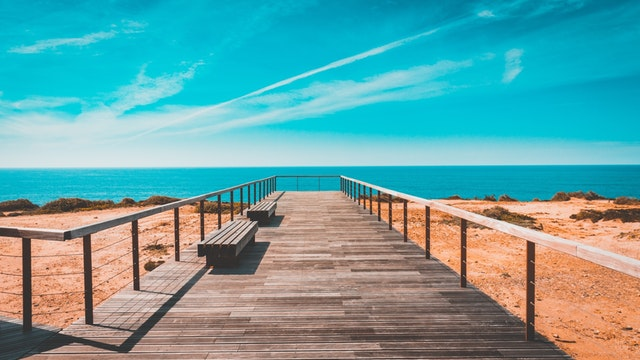
#> input picture image_manipulation/imagenes/imagen1.jpeg, 640 x 360 px
$ python filtros.py
#> lines starting #> are read from the running program, lines starting #| are printed output that depends on the picture
from PIL import Image, ImageFilter

image_orig = Image.open("imagenes/imagen1.jpeg")
#> image_orig is the input picture: PIL image 640x360 RGB; mean R, G, B 104, 163.5, 164.4

# BLUR
imBLUR = image_orig.filter(ImageFilter.BLUR)
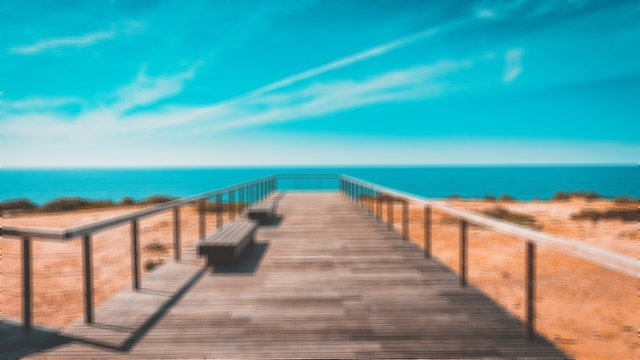
#> imBLUR: PIL image 640x360 RGB; mean R, G, B 104.1, 163.5, 164.4
imBLUR.save("imagenes_proc/filtros/imagen1.filtros_BLUR.jpeg")

# CONTOUR
imCONTOUR = image_orig.filter(ImageFilter.CONTOUR)
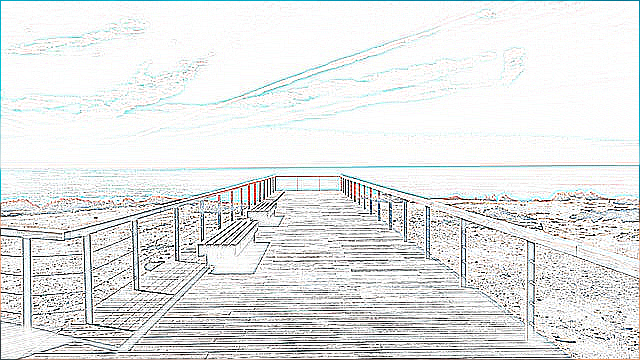
#> imCONTOUR: PIL image 640x360 RGB; mean R, G, B 228.5, 230, 229.8
imCONTOUR.save("imagenes_proc/filtros/imagen1.filtros_CONTOUR.jpeg")

# DETAIL
imDETAIL = image_orig.filter(ImageFilter.DETAIL)
imDETAIL.save("imagenes_proc/filtros/imagen1.filtros_DETAIL.jpeg")

# EDGE_ENHANCE
imEDGE_ENHANCE = image_orig.filter(ImageFilter.EDGE_ENHANCE)
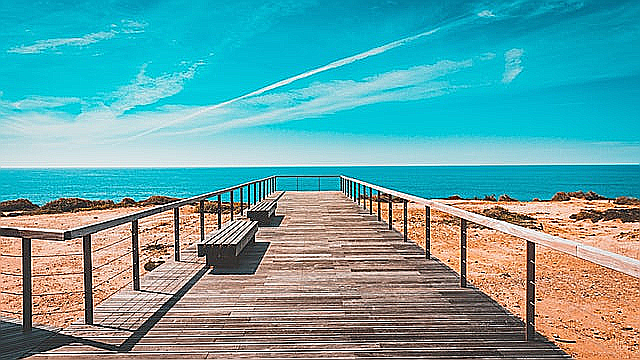
#> imEDGE_ENHANCE: PIL image 640x360 RGB; mean R, G, B 101.8, 163.7, 165.7
imEDGE_ENHANCE.save("imagenes_proc/filtros/imagen1.filtros_EDGE_ENHANCE.jpeg")

# EDGE_ENHANCE_MORE
imEDGE_ENHANCE_MORE = image_orig.filter(ImageFilter.EDGE_ENHANCE_MORE)
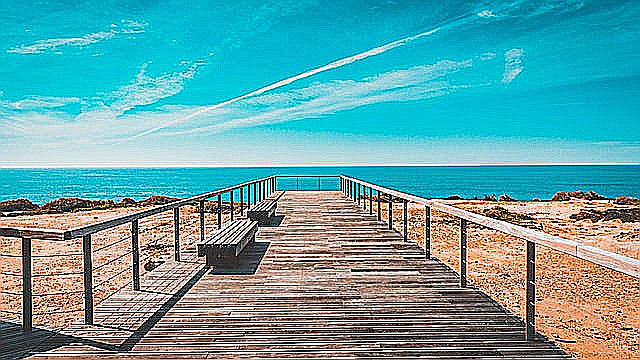
#> imEDGE_ENHANCE_MORE: PIL image 640x360 RGB; mean R, G, B 99.2, 162.6, 166.2
imEDGE_ENHANCE_MORE.save(
    "imagenes_proc/filtros/imagen1.filtros_EDGE_ENHANCE_MORE.jpeg")

# EMBOSS
imEMBOSS = image_orig.filter(ImageFilter.EMBOSS)
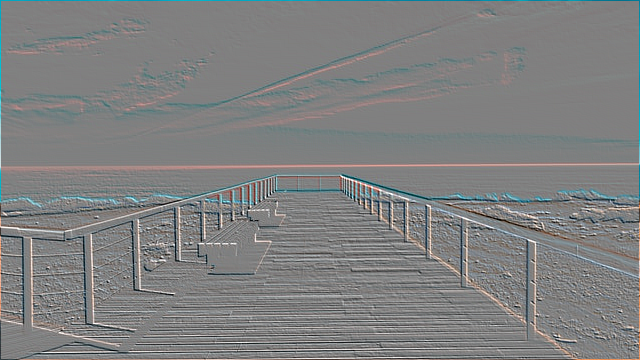
#> imEMBOSS: PIL image 640x360 RGB; mean R, G, B 127.2, 128.2, 128.4
imEMBOSS.save("imagenes_proc/filtros/imagen1.filtros_EMBOSS.jpeg")

# FIND_EDGES
imFIND_EDGES = image_orig.filter(ImageFilter.FIND_EDGES)
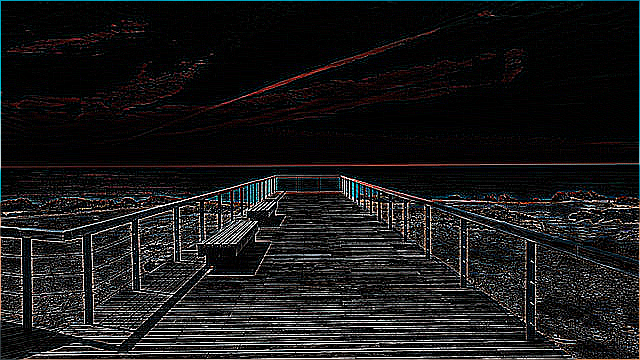
#> imFIND_EDGES: PIL image 640x360 RGB; mean R, G, B 26, 25.5, 25.8
imFIND_EDGES.save("imagenes_proc/filtros/imagen1.filtros_FIND_EDGES.jpeg")

# SHARPEN
imSHARPEN = image_orig.filter(ImageFilter.SHARPEN)
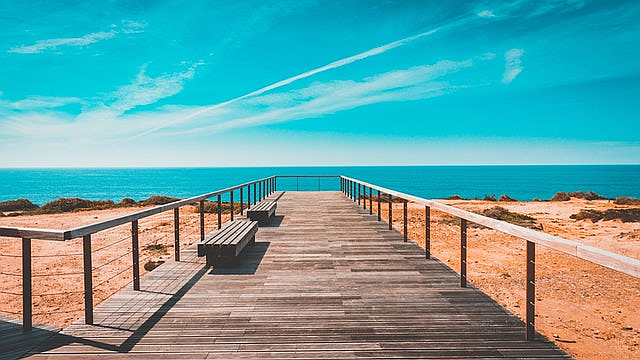
#> imSHARPEN: PIL image 640x360 RGB; mean R, G, B 103.8, 163.5, 164.5
imSHARPEN.save("imagenes_proc/filtros/imagen1.filtros_SHARPEN.jpeg")

# SMOOTH
imSMOOTH = image_orig.filter(ImageFilter.SMOOTH)
imSMOOTH.save("imagenes_proc/filtros/imagen1.filtros_SMOOTH.jpeg")

# SMOOTH_MORE
imSMOOTH_MORE = image_orig.filter(ImageFilter.SMOOTH_MORE)
imSMOOTH_MORE.save("imagenes_proc/filtros/imagen1.filtros_SMOOTH_MORE.jpeg")
